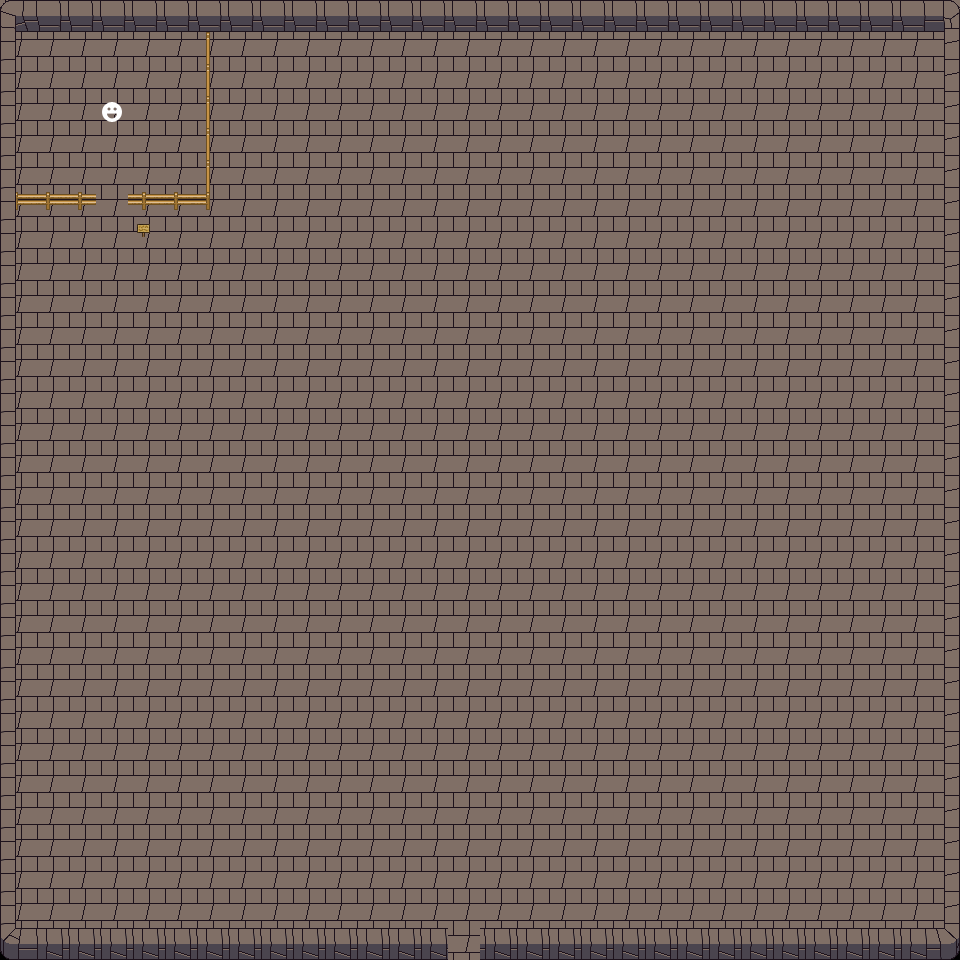

A 2D game scene composited from a Tiled map and its tileset images. What follows is a short description and the map's XML, with each tile layer's data collapsed to a summary:
An orthogonal 30x30 tile map with 32x32 px tiles, 8 tile layers (collisions, friendchip zone, exit, startLayer, ...), 3 tilesets and 1 object (freindship popup).

<map version="1.5" tiledversion="1.6.0" orientation="orthogonal" renderorder="right-down" width="30" height="30" tilewidth="32" tileheight="32" infinite="0" nextlayerid="11" nextobjectid="4">
 <editorsettings>
  <export target="church.json" format="json" />
 </editorsettings>
 <properties>
  <property name="script" value="../scripts/index.js?url=./church.js,./user-update.js,./game-mode.js" />
 </properties>
 <tileset firstgid="1" source="../terrain_atlas.tsx" />
 <tileset firstgid="1025" source="../tilesets/tilesetfiles/Phssthpok_32x32.tsx" />
 <tileset firstgid="1281" source="../32x32_map_tile v3.1.tsx" />
 <layer id="9" name="collisions" width="30" height="30">
  <data>[900 cells, 11 non-empty, 1 distinct tile ids]</data>
 </layer>
 <layer id="3" name="friendchip zone" width="30" height="30">
  <properties>
   <property name="zone" value="friendship" />
  </properties>
  <data>[900 cells, 26 non-empty, 2 distinct tile ids]</data>
 </layer>
 <layer id="8" name="exit" width="30" height="30">
  <properties>
   <property name="exitSceneUrl" value="../map.json#start-church" />
  </properties>
  <data>[900 cells, 1 non-empty, 1 distinct tile ids]</data>
 </layer>
 <layer id="7" name="startLayer" width="30" height="30">
  <properties>
   <property name="startLayer" type="bool" value="true" />
  </properties>
  <data>[900 cells, 3 non-empty, 1 distinct tile ids]</data>
 </layer>
 <layer id="1" name="Kachelebene 1" width="30" height="30">
  <data>[900 cells, 900 non-empty, 4 distinct tile ids]</data>
 </layer>
 <layer id="10" name="friendship-explanation-zone" width="30" height="30">
  <properties>
   <property name="zone" value="friendship-explanation-zone" />
  </properties>
  <data>[900 cells, 1 non-empty, 1 distinct tile ids]</data>
 </layer>
 <layer id="6" name="border" width="30" height="30">
  <data>[900 cells, 12 non-empty, 3 distinct tile ids]</data>
 </layer>
 <layer id="2" name="wall" width="30" height="30">
  <data>[900 cells, 87 non-empty, 6 distinct tile ids]</data>
 </layer>
 <objectgroup id="5" name="floorLayer">
  <object id="3" name="freindship popup" x="161" y="141.333" width="181.333" height="130.667" />
 </objectgroup>
</map>
